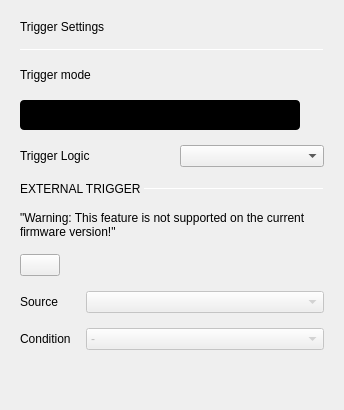
               <widget class="QWidget" name="triggerSettings">
                <property name="minimumSize">
                 <size>
                  <width>100</width>
                  <height>0</height>
                 </size>
                </property>
                <layout class="QVBoxLayout" name="verticalLayout_10">
                 <property name="spacing">
                  <number>15</number>
                 </property>
                 <property name="leftMargin">
                  <number>20</number>
                 </property>
                 <property name="topMargin">
                  <number>20</number>
                 </property>
                 <property name="rightMargin">
                  <number>20</number>
                 </property>
                 <property name="bottomMargin">
                  <number>20</number>
                 </property>
                 <item>
                  <widget class="QLabel" name="label_9">
                   <property name="sizePolicy">
                    <sizepolicy hsizetype="Preferred" vsizetype="Fixed">
                     <horstretch>0</horstretch>
                     <verstretch>0</verstretch>
                    </sizepolicy>
                   </property>
                   <property name="text">
                    <string>Trigger Settings</string>
                   </property>
                   <property name="general_settings_label" stdset="0">
                    <bool>true</bool>
                   </property>
                  </widget>
                 </item>
                 <item>
                  <widget class="Line" name="line_6">
                   <property name="minimumSize">
                    <size>
                     <width>0</width>
                     <height>0</height>
                    </size>
                   </property>
                   <property name="maximumSize">
                    <size>
                     <width>16777215</width>
                     <height>1</height>
                    </size>
                   </property>
                   <property name="autoFillBackground">
                    <bool>false</bool>
                   </property>
                   <property name="lineWidth">
                    <number>1</number>
                   </property>
                   <property name="midLineWidth">
                    <number>0</number>
                   </property>
                   <property name="orientation">
                    <enum>Qt::Horizontal</enum>
                   </property>
                   <property name="blue_line" stdset="0">
                    <bool>true</bool>
                   </property>
                  </widget>
                 </item>
                 <item>
                  <spacer name="verticalSpacer_4">
                   <property name="orientation">
                    <enum>Qt::Vertical</enum>
                   </property>
                   <property name="sizeType">
                    <enum>QSizePolicy::Fixed</enum>
                   </property>
                   <property name="sizeHint" stdset="0">
                    <size>
                     <width>20</width>
                     <height>0</height>
                    </size>
                   </property>
                  </spacer>
                 </item>
                 <item>
                  <layout class="QHBoxLayout" name="horizontalLayout_5">
                   <property name="spacing">
                    <number>0</number>
                   </property>
                   <property name="topMargin">
                    <number>0</number>
                   </property>
                   <item>
                    <widget class="QLabel" name="label_10">
                     <property name="sizePolicy">
                      <sizepolicy hsizetype="Fixed" vsizetype="Preferred">
                       <horstretch>0</horstretch>
                       <verstretch>0</verstretch>
                      </sizepolicy>
                     </property>
                     <property name="text">
                      <string>Trigger mode</string>
                     </property>
                    </widget>
                   </item>
                   <item>
                    <spacer name="horizontalSpacer_14">
                     <property name="orientation">
                      <enum>Qt::Horizontal</enum>
                     </property>
                     <property name="sizeHint" stdset="0">
                      <size>
                       <width>40</width>
                       <height>20</height>
                      </size>
                     </property>
                    </spacer>
                   </item>
                  </layout>
                 </item>
                 <item>
                  <widget class="adiscope::CustomSwitch" name="btnTriggerMode">
                   <property name="styleSheet">
                    <string notr="true">QPushButton {
min-height: 30px;
max-height: 30px;
min-width: 280px;
max-width: 280px;
background-color: black;
border-radius: 4px;
}

QPushButton:disabled {
background-color: qlineargradient(spread:pad, x1:0.5, y1:0, x2:0.501, y2:0, stop:0 #727273, stop:1 #141416);
}

QWidget#handle {
min-height: 30px;
max-height: 30px;
min-width: 142px;
max-width: 142px;
background-color: #4a64ff;
border-radius: 2px;
}

QWidget#handle:disabled {
background-color: #aaaaaa;
}

QLabel {
margin-top: 6px;
background-color: transparent;
line-height: 19px;
}

QLabel#on {
margin-top: 0px;
min-height:30px;
max-height:30px;
min-width:140px;
max-width:140px;
qproperty-alignment: AlignCenter AlignCenter;
margin-left: 0px;
color: white;
}

QLabel#on:disabled {
color: rgba(255,255,255,102);
}

QLabel#off {
margin-top: 0px;
min-height:30px;
max-height:30px;
min-width:140px;
max-width:140px;
margin-left: 140px;
color: white;
qproperty-alignment: AlignCenter AlignCenter;
}

QLabel#off:disabled {
color: rgba(255,255,255,51);
}
</string>
                   </property>
                   <property name="text">
                    <string/>
                   </property>
                   <property name="checkable">
                    <bool>true</bool>
                   </property>
                   <property name="checked">
                    <bool>false</bool>
                   </property>
                   <property name="leftText" stdset="0">
                    <string>auto</string>
                   </property>
                   <property name="rightText" stdset="0">
                    <string>normal</string>
                   </property>
                   <property name="duration" stdset="0">
                    <number>100</number>
                   </property>
                  </widget>
                 </item>
                 <item>
                  <layout class="QGridLayout" name="gridLayout">
                   <property name="topMargin">
                    <number>0</number>
                   </property>
                   <property name="spacing">
                    <number>15</number>
                   </property>
                   <item row="0" column="0">
                    <widget class="QLabel" name="label_11">
                     <property name="text">
                      <string>Trigger Logic</string>
                     </property>
                    </widget>
                   </item>
                   <item row="0" column="1">
                    <widget class="QComboBox" name="triggerLogicComboBox"/>
                   </item>
                  </layout>
                 </item>
                 <item>
                  <layout class="QHBoxLayout" name="horizontalLayout_10">
                   <property name="spacing">
                    <number>0</number>
                   </property>
                   <property name="topMargin">
                    <number>0</number>
                   </property>
                   <item>
                    <widget class="QLabel" name="label_12">
                     <property name="sizePolicy">
                      <sizepolicy hsizetype="Fixed" vsizetype="Preferred">
                       <horstretch>0</horstretch>
                       <verstretch>0</verstretch>
                      </sizepolicy>
                     </property>
                     <property name="text">
                      <string>EXTERNAL TRIGGER </string>
                     </property>
                     <property name="subsection_label" stdset="0">
                      <bool>true</bool>
                     </property>
                    </widget>
                   </item>
                   <item>
                    <widget class="Line" name="line_7">
                     <property name="sizePolicy">
                      <sizepolicy hsizetype="Expanding" vsizetype="Fixed">
                       <horstretch>0</horstretch>
                       <verstretch>0</verstretch>
                      </sizepolicy>
                     </property>
                     <property name="maximumSize">
                      <size>
                       <width>16777215</width>
                       <height>1</height>
                      </size>
                     </property>
                     <property name="orientation">
                      <enum>Qt::Horizontal</enum>
                     </property>
                     <property name="subsection_line" stdset="0">
                      <bool>true</bool>
                     </property>
                    </widget>
                   </item>
                  </layout>
                 </item>
                 <item>
                  <widget class="QWidget" name="externalWidget" native="true">
                   <layout class="QVBoxLayout" name="verticalLayout_11">
                    <property name="spacing">
                     <number>15</number>
                    </property>
                    <property name="leftMargin">
                     <number>0</number>
                    </property>
                    <property name="topMargin">
                     <number>0</number>
                    </property>
                    <property name="rightMargin">
                     <number>0</number>
                    </property>
                    <property name="bottomMargin">
                     <number>0</number>
                    </property>
                    <item>
                     <widget class="QLabel" name="lblWarningFw">
                      <property name="sizePolicy">
                       <sizepolicy hsizetype="Minimum" vsizetype="Minimum">
                        <horstretch>0</horstretch>
                        <verstretch>0</verstretch>
                       </sizepolicy>
                      </property>
                      <property name="text">
                       <string>&quot;Warning: This feature is not supported on the current firmware version!&quot;</string>
                      </property>
                      <property name="wordWrap">
                       <bool>true</bool>
                      </property>
                     </widget>
                    </item>
                    <item>
                     <layout class="QHBoxLayout" name="horizontalLayout_11">
                      <property name="topMargin">
                       <number>0</number>
                      </property>
                      <item>
                       <widget class="adiscope::CustomSwitch" name="btnEnableExternalTrigger">
                        <property name="text">
                         <string/>
                        </property>
                       </widget>
                      </item>
                      <item>
                       <spacer name="horizontalSpacer_16">
                        <property name="orientation">
                         <enum>Qt::Horizontal</enum>
                        </property>
                        <property name="sizeHint" stdset="0">
                         <size>
                          <width>40</width>
                          <height>20</height>
                         </size>
                        </property>
                       </spacer>
                      </item>
                     </layout>
                    </item>
                    <item>
                     <layout class="QGridLayout" name="gridLayout_3">
                      <property name="topMargin">
                       <number>0</number>
                      </property>
                      <property name="spacing">
                       <number>15</number>
                      </property>
                      <item row="0" column="0">
                       <widget class="QLabel" name="label_13">
                        <property name="text">
                         <string>Source</string>
                        </property>
                       </widget>
                      </item>
                      <item row="1" column="0">
                       <widget class="QLabel" name="label_14">
                        <property name="text">
                         <string>Condition</string>
                        </property>
                       </widget>
                      </item>
                      <item row="0" column="1">
                       <widget class="QComboBox" name="externalTriggerSourceComboBox">
                        <property name="enabled">
                         <bool>false</bool>
                        </property>
                        <property name="minimumContentsLength">
                         <number>26</number>
                        </property>
                       </widget>
                      </item>
                      <item row="1" column="1">
                       <widget class="QComboBox" name="externalTriggerConditionComboBox">
                        <property name="enabled">
                         <bool>false</bool>
                        </property>
                        <item>
                         <property name="text">
                          <string>-</string>
                         </property>
                        </item>
                        <item>
                         <property name="text">
                          <string>Rising Edge</string>
                         </property>
                        </item>
                        <item>
                         <property name="text">
                          <string>Falling Edge</string>
                         </property>
                        </item>
                        <item>
                         <property name="text">
                          <string>Low</string>
                         </property>
                        </item>
                        <item>
                         <property name="text">
                          <string>High</string>
                         </property>
                        </item>
                        <item>
                         <property name="text">
                          <string>Any Edge</string>
                         </property>
                        </item>
                       </widget>
                      </item>
                     </layout>
                    </item>
                   </layout>
                  </widget>
                 </item>
                 <item>
                  <spacer name="verticalSpacer_3">
                   <property name="orientation">
                    <enum>Qt::Vertical</enum>
                   </property>
                   <property name="sizeHint" stdset="0">
                    <size>
                     <width>20</width>
                     <height>40</height>
                    </size>
                   </property>
                  </spacer>
                 </item>
                </layout>
               </widget>
